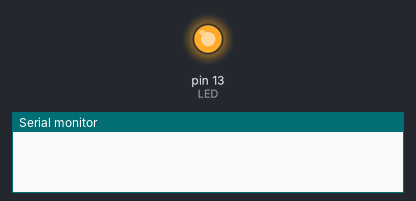
Bench run of a sketch on a simulated Arduino Uno, built with avr-gcc and run on an emulated ATmega328P. Parts: output pins drawn as LEDs (lit = HIGH), the last lines printed to the serial monitor.

Above: at 0.7 s.
At 16.2 s:
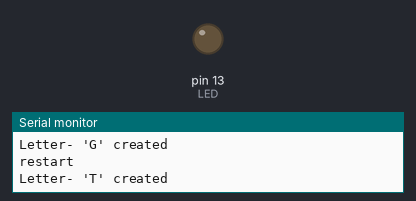
Timing chart, 0 to 18.2 s (numbered marks = the images above):
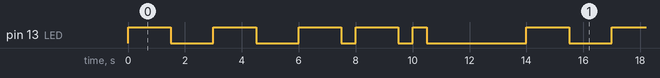

The sketch:

Lectureone_copy_20250113143402.ino
```cpp
/*********************************************************************************************************

Student: Tegran Grigorian

Course: EGR185-401

Date: 1/13/2025

Assignment: Morse Code Project
Instructor: Beniam Tewolde

Description: This program will output my initals 'TTG' on an arduino by blinking a LED, the time unit is 500ms
*******************************************************************************************************************/
  #define LED 13
  #define LED2 A0
  unsigned char i = 0;
  int16_t timeUnit = 500; // 500 ms delay
  void setup() {
    // put your setup code here, to run once:
    Serial.begin(9600);
    pinMode(LED, OUTPUT);
    pinMode(LED, OUTPUT);
    digitalWrite(LED, LOW);
    digitalWrite(LED2, LOW);
  }

  void loop() {
    morseInital();
  }
  void morseInital() {
    //letter for 'T'
    dash();
    Serial.println("Letter- 'T' created");

    //blank space between letters
    delay(timeUnit * 2); // 1000 ms because in the function dash, we get a 500 ms delay so 1000 + 500 = 1500

    //another T
    dash();
    Serial.println("Letter- 'T' created");

    //blank space between letters
    delay(timeUnit * 2); // 1000 ms because in the function dash, we get a 500 ms delay so 1000 + 500 = 1500

    //letter for 'G'
    dash();
    dash();
    dot();
    Serial.println("Letter- 'G' created");

    //gap between next letter
    delay(timeUnit * 2);

    //gap to next word to continue the loop
    delay(timeUnit * 4);
    Serial.println("restart");
  }

  void dot() {
    digitalWrite(LED, HIGH); //turn on
    delay(timeUnit);
    digitalWrite(LED, LOW); //after delay turn off led
    delay(timeUnit);
  }

  void dash() {
    digitalWrite(LED, HIGH);//turn on
    delay(timeUnit * 3); // 1500 ms delay
    digitalWrite(LED, LOW); // turn off
    delay(timeUnit);
  }
```

Measured:
- by itself, pin 13 (LED): repeats every 14.0 s: 2 × (LOW 1.5 s, HIGH 1.5 s), LOW 0.50 s, HIGH 1.5 s, LOW 0.50 s, HIGH 0.50 s, LOW 3.5 s, HIGH 1.5 s
- by itself, everything shown: repeats every 14.0 s, in 10 steps
